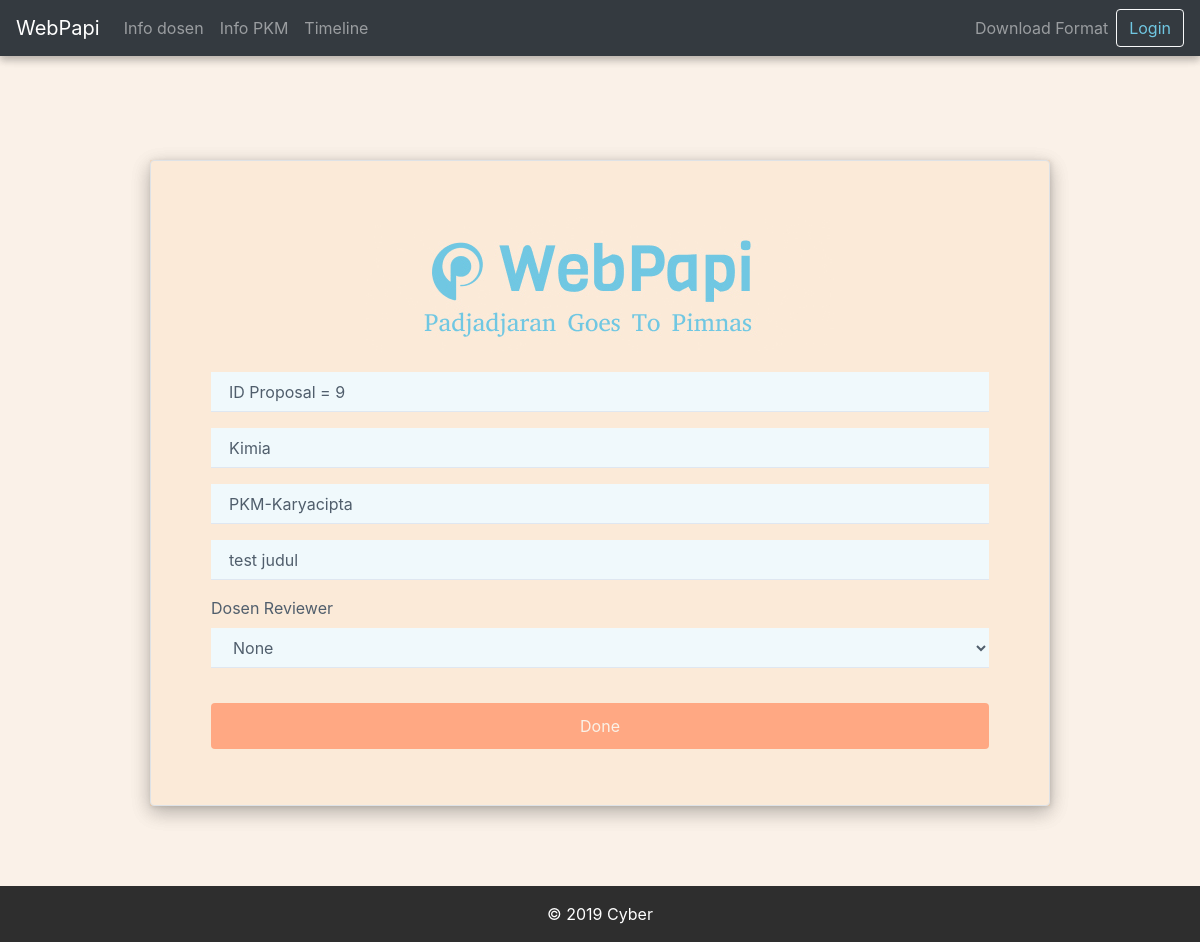
The page /bem/manage_dosen/9/ on the database as committed earlier.
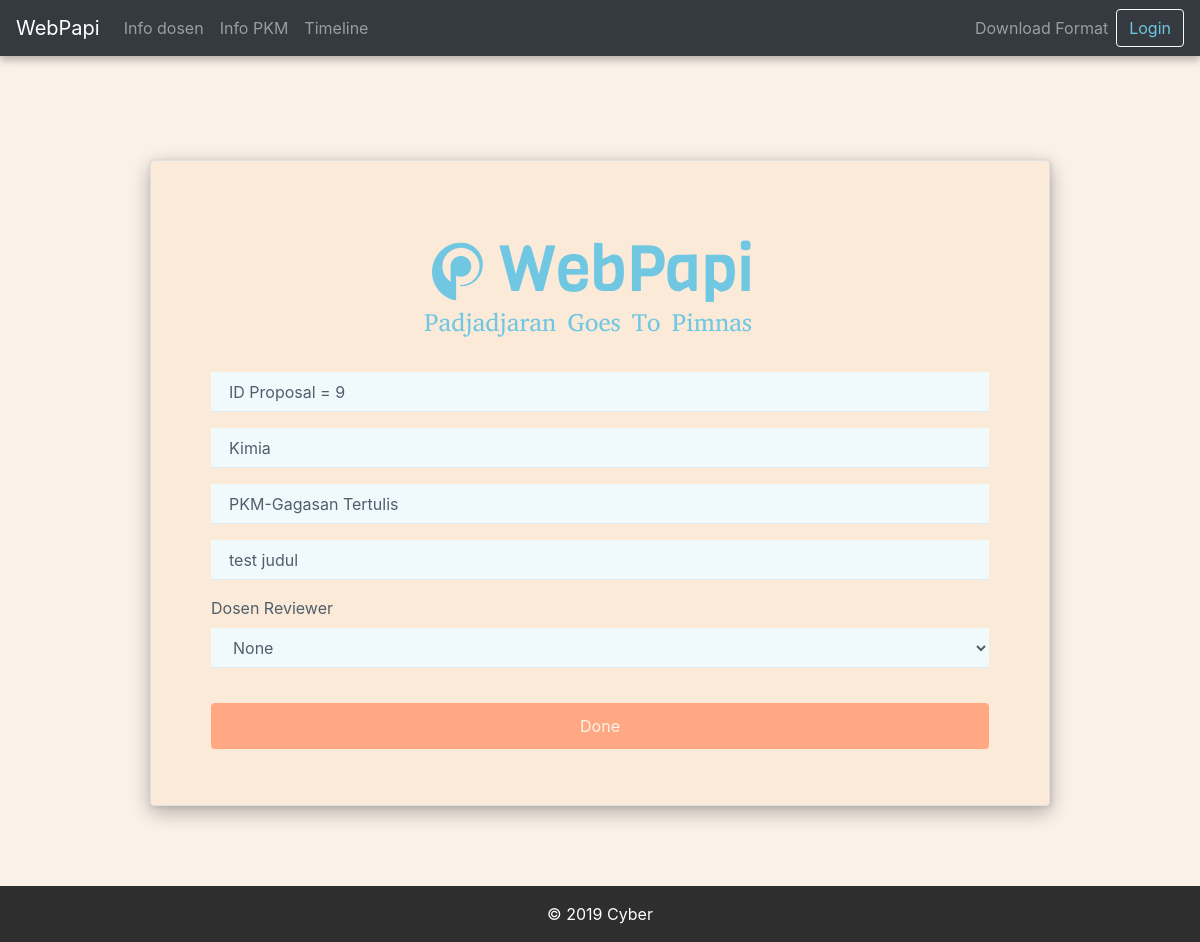
The same page on the database as committed later.
### papi/models.py (models this page shows, shortened)
class ProposalPKM(models.Model):
    judul = models.CharField(max_length=50)
    namaKetua = models.CharField(max_length=50)
    deskripsi = models.TextField(default='')
    createdDate = models.DateTimeField(default=timezone.now)
    document = models.FileField(
        upload_to='proposal', default='ProposalDefault.txt', validators=[validate_file_extension])
    idUsers = models.ForeignKey(User, on_delete=models.CASCADE)
    idDosenReviewer = models.ForeignKey(
        Dosen, on_delete=models.CASCADE, default=1)
    idKategori = models.ForeignKey(
        'KategoriPKM', on_delete=models.CASCADE, default=1)
    idBidang = models.ForeignKey(
        'BidangPKM', on_delete=models.CASCADE, default=1)
    idStatus = models.ForeignKey(
        'StatusRevisi', on_delete=models.CASCADE, default=1)
    idFakultas = models.ForeignKey(
        Fakultas, on_delete=models.CASCADE, default=1)

class BidangPKM(models.Model):
    namaBidang = models.CharField(max_length=50)
    jumlahAnggota = models.IntegerField(blank=True, null=True)

class KategoriPKM(models.Model):
    namaKategori = models.CharField(max_length=50)

### bempapi/views.py (the view)
# urls.py: path('manage_dosen/<idPkm>/', views.manage_dosen, name='manage-dosen'),
def manage_dosen(request, idPkm):
    pkm = get_object_or_404(ProposalPKM, pk=idPkm)
    dosens = Dosen.objects.filter(bidang=pkm.idKategori.pk)
    if request.method == 'POST':
        d_form = InputDosenReviewer(request.POST, instance=pkm)
        if d_form.is_valid():
            d_form.save()
            return redirect('list-pkm-pengurus')
    else:
        d_form = InputDosenReviewer()
    context = {
        'pkm': pkm,
        'form': d_form,
        'dosens': dosens,
    }
    return render(request, 'bempapi/manage_dosen_next.html', context)

### bempapi/forms.py
class InputDosenReviewer(forms.ModelForm):
    class Meta:
        model = ProposalPKM
        fields = ('idDosenReviewer',)

### bempapi/templates/bempapi/manage_dosen_next.html (shortened to what this page needs)
{% extends 'papi/base.html' %}
{% load static %}
{% block content %}
    <div class="register-photo" style="background-color: #FAF1E8;">
        <div class="login-clean" style="background-color: #FAF1E8;">
            <div class="form-container" style="background-color: #FDE3C8;">
                <form class="border rounded" action="{% url 'manage-dosen' idPkm=pkm.pk %}" method="POST" style="min-width: 60%;background-color: #fbead8;margin-top: -50px;margin-bottom: 50px;margin-top: 50px; box-shadow: 0 6px 20px 0 rgba(0, 0, 0, 0.15), 0 6px 20px 0 rgba(0, 0, 0, 0.15); margin-right: 10%; margin-left: 18%">
                    <div class="illustration">
                        <div><img src="{% static 'papi/img/Login.jpg' %}" class="center"></div>
                    </div>
                    <div class="form-group"><input class="form-control" type="text" disabled value="ID Proposal = {{ pkm.pk }}" name="nama" placeholder="ID PKM" style="background-color: #f0f9fc;"></div>
                    <div class="form-group"><input class="form-control" type="text" disabled value="{{ pkm.idKategori.namaKategori }}" name="npm" placeholder="Kategori PKM" max="13" style="background-color: #f0f9fc;"></div>
                    <div class="form-group"><input class="form-control" type="text" disabled value="{{ pkm.idBidang.namaBidang }}" name="npm" placeholder="Bidang PKM" max="13" style="background-color: #f0f9fc;"></div>
                    <div class="form-group"><input class="form-control" type="text" disabled value="{{ pkm.judul }}" name="npm" placeholder="Judul PKM" max="13" style="background-color: #f0f9fc;"></div>
                    <div class="form-group"><label class="text-center" style="font-weight: normal;">Dosen Reviewer</label>
                        <select class="form-control" name="idDosenReviewer" style="background-color: #f0f9fc;">
                            <optgroup label="Dosen">
                                {% for dosen in dosens %}
                                    <option value="{{ dosen.pk }}">{{ dosen.user.username }}</option>
                                {% endfor %}
                            </optgroup>
                        </select>
                    </div>
                    <div class="form-group"><button class="btn btn-primary btn-block" type="submit" style="background-color: #FFA883;color: #FAF2E8;">Done</button></div>
                </form>
            </div>
        </div>
    </div>
{% endblock %}

Rows that differ between the two databases and show on the page:
changed ProposalPKM "ID Proposal = 9": npm "PKM-Karyacipta" → "PKM-Gagasan Tertulis"
